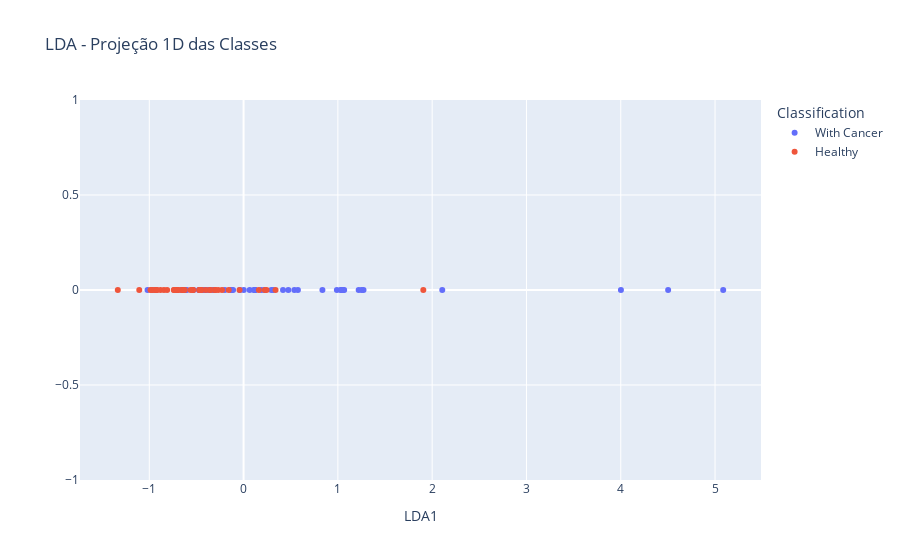

Notebook source saved alongside this figure:
### Markdown cell above
### LDA

### Code cell
lda = LinearDiscriminantAnalysis(n_components=1)
# prepare transform on dataset
lda.fit(x_train,y_train)
# apply transform to dataset
transformed = lda.transform(x_train)

# Converter classes para nomes legíveis (1 → Healthy, 2 → With Cancer)
y_labels = y_train.replace({1: "Healthy", 2: "With Cancer"})

#Plot transformed data
# Plot 1D estilo linha reta
fig = px.scatter(
    x=transformed.squeeze(),
    y=np.zeros(transformed.shape[0]),
    color=y_labels,
    labels=dict(x="LDA1", y="", color="Classification"),
    title="LDA - Projeção 1D das Classes"
)

fig.show()

# Guardar os dois primeiros LDAs

lda = LinearDiscriminantAnalysis(n_components=1)
X_lda = lda.fit_transform(X, y_train)

# Como só temos 2 classes, só temos uma componente 
LD1 = X_lda[:, 0]

### Figure 1 — Plotly figure (JSON) as saved in the notebook; plotly's stock layout.template omitted (floating-point values rounded to 4 significant figures)
{"data": [{"hovertemplate": "Classification=With Cancer<br>LDA1=%{x}<br>=%{y}<extra></extra>", "legendgroup": "With Cancer", "marker": {"color": "#636efa", "symbol": "circle"}, "mode": "markers", "name": "With Cancer", "orientation": "v", "showlegend": true, "type": "scatter", "x": [0.1886, 0.4182, -0.3107, 0.9893, -0.9267, -0.1259, -0.136, -0.03947, -0.3161, -1.019, 0.5385, 2.107, -0.4744, 1.035, -0.4597, -0.9657, 0.1227, 0.4747, -0.3183, 1.044, 1.067, 1.272, 0.1104, -0.1112, 5.087, -0.4347, 0.06448, -0.1994, 0.2228, 4.002, 0.00193, 0.8362, -0.387, 0.3146, 0.5761, 0.294, -0.4144, -0.6167, 1.055, 1.221, -0.6041, -0.3586, 0.117, -0.5315, 0.1236, -0.4308, 4.503, 1.252, 1.033, -0.6424, -0.6609], "xaxis": "x", "y": [0, 0, 0, 0, 0, 0, 0, 0, 0, 0, 0, 0, 0, 0, 0, 0, 0, 0, 0, 0, 0, 0, 0, 0, 0, 0, 0, 0, 0, 0, 0, 0, 0, 0, 0, 0, 0, 0, 0, 0, 0, 0, 0, 0, 0, 0, 0, 0, 0, 0, 0], "yaxis": "y"}, {"hovertemplate": "Classification=Healthy<br>LDA1=%{x}<br>=%{y}<extra></extra>", "legendgroup": "Healthy", "marker": {"color": "#EF553B", "symbol": "circle"}, "mode": "markers", "name": "Healthy", "orientation": "v", "showlegend": true, "type": "scatter", "x": [-0.4699, -0.3622, -0.4017, 0.3391, -0.6519, -0.1575, -0.04311, -0.923, 0.2253, -0.3, -0.7026, -1.334, -0.9723, -0.6887, -0.4437, 0.244, -0.6478, -0.9873, -0.9458, -0.7399, -0.2696, -0.7102, -0.6413, -0.882, -0.4665, -0.2288, -0.7061, -0.3062, 0.1622, -0.8446, -0.6244, -0.3475, -0.8106, -1.106, 1.906, -0.453, -0.5398, -0.735, -0.9225, -0.5336, -0.5626], "xaxis": "x", "y": [0, 0, 0, 0, 0, 0, 0, 0, 0, 0, 0, 0, 0, 0, 0, 0, 0, 0, 0, 0, 0, 0, 0, 0, 0, 0, 0, 0, 0, 0, 0, 0, 0, 0, 0, 0, 0, 0, 0, 0, 0], "yaxis": "y"}], "layout": {"legend": {"title": {"text": "Classification"}, "tracegroupgap": 0}, "title": {"text": "LDA - Projeção 1D das Classes"}, "xaxis": {"anchor": "y", "domain": [0, 1], "title": {"text": "LDA1"}}, "yaxis": {"anchor": "x", "domain": [0, 1], "title": {"text": ""}}}}
